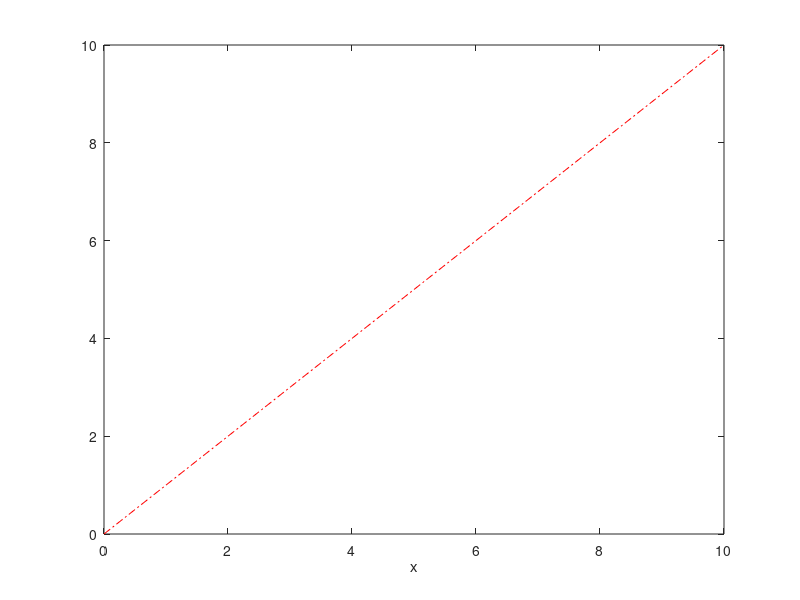

The MATLAB source for this figure: (Note: this script raises an error after producing the figure.)
%GRAFIKA DWUWYMIAROWA
x = 0:0.1:10 %zakres od 0 do 10
 y = x 
 plot(x,y) %rysowanie wykresa
 
%zmiana kolorow, wykresow mozliwa jest w plot:
plot(x, y, 'r-') %czerwony wykres
  plot(x, y, 'r-.') %czerwiny wykres z kropkami 
%istnieje tabelia roznych waryacje wykresow

x = [1 2 3 4]
y = [25 0 20 5]
xlabel('x')
ylable('y')
title('Wykres')
  
%b - blue
%g - green
%r - red
%c - cyan 
%m - magenta
%y - yellow
%k - black
%w - white

%- ciagla
%: punktowa
%-. kreskowo-punktowa
%- - kreskowa


%subplot
x = -2*pi:0.1:2*pi
k1 = 0.5;
k2 = 1;
y1 = k1*sin(k2*x)
y2 = cos(k2*x)
subplot(2,2,1)
plot(x,y1)
 
subplot(2,2,2)
plot(x,y2)
 



